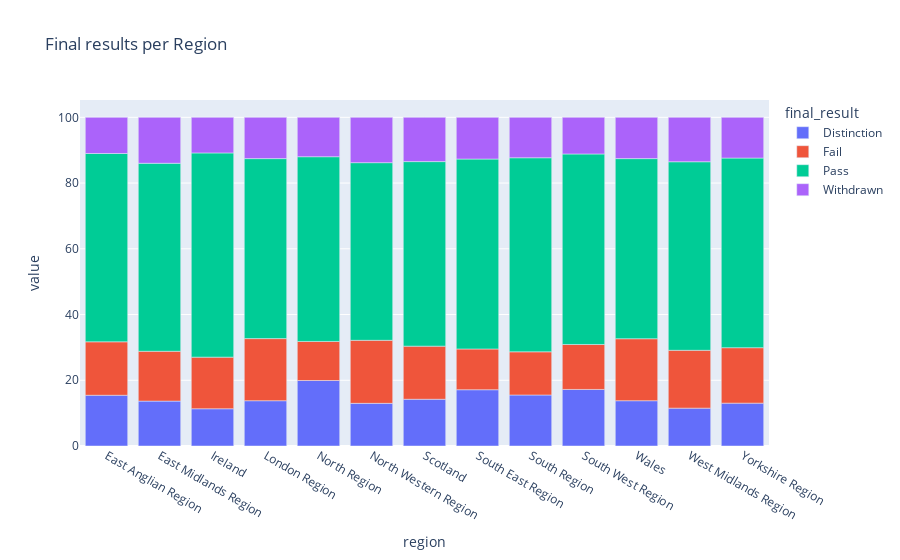

The cell this chart's notebook holds for it:
### Code cell
final_results_per_region = student_assessments_info.groupby(['region', 'final_result']).size().unstack()

# convert numbers to percentages
final_results_per_region = round(final_results_per_region.div(final_results_per_region.sum(axis=1), axis=0), 4) * 100
fig = px.bar(final_results_per_region, title="Final results per Region")
fig.show()

### Figure 1 — Plotly figure (JSON) as saved in the notebook; plotly's stock layout.template omitted (floating-point values rounded to 4 significant figures)
{"data": [{"alignmentgroup": "True", "hovertemplate": "final_result=Distinction<br>region=%{x}<br>value=%{y}<extra></extra>", "legendgroup": "Distinction", "marker": {"color": "#636efa", "pattern": {"shape": ""}}, "name": "Distinction", "offsetgroup": "Distinction", "orientation": "v", "showlegend": true, "textposition": "auto", "type": "bar", "x": ["East Anglian Region", "East Midlands Region", "Ireland", "London Region", "North Region", "North Western Region", "Scotland", "South East Region", "South Region", "South West Region", "Wales", "West Midlands Region", "Yorkshire Region"], "xaxis": "x", "y": [15.44, 13.66, 11.33, 13.78, 19.93, 12.98, 14.22, 17.12, 15.52, 17.21, 13.78, 11.52, 13.04], "yaxis": "y"}, {"alignmentgroup": "True", "hovertemplate": "final_result=Fail<br>region=%{x}<br>value=%{y}<extra></extra>", "legendgroup": "Fail", "marker": {"color": "#EF553B", "pattern": {"shape": ""}}, "name": "Fail", "offsetgroup": "Fail", "orientation": "v", "showlegend": true, "textposition": "auto", "type": "bar", "x": ["East Anglian Region", "East Midlands Region", "Ireland", "London Region", "North Region", "North Western Region", "Scotland", "South East Region", "South Region", "South West Region", "Wales", "West Midlands Region", "Yorkshire Region"], "xaxis": "x", "y": [16.26, 15.16, 15.71, 18.89, 11.88, 19.18, 16.16, 12.4, 13.14, 13.68, 18.86, 17.6, 16.87], "yaxis": "y"}, {"alignmentgroup": "True", "hovertemplate": "final_result=Pass<br>region=%{x}<br>value=%{y}<extra></extra>", "legendgroup": "Pass", "marker": {"color": "#00cc96", "pattern": {"shape": ""}}, "name": "Pass", "offsetgroup": "Pass", "orientation": "v", "showlegend": true, "textposition": "auto", "type": "bar", "x": ["East Anglian Region", "East Midlands Region", "Ireland", "London Region", "North Region", "North Western Region", "Scotland", "South East Region", "South Region", "South West Region", "Wales", "West Midlands Region", "Yorkshire Region"], "xaxis": "x", "y": [57.3, 57.2, 62.13, 54.77, 56.21, 54.05, 56.15, 57.79, 59.04, 57.96, 54.8, 57.37, 57.7], "yaxis": "y"}, {"alignmentgroup": "True", "hovertemplate": "final_result=Withdrawn<br>region=%{x}<br>value=%{y}<extra></extra>", "legendgroup": "Withdrawn", "marker": {"color": "#ab63fa", "pattern": {"shape": ""}}, "name": "Withdrawn", "offsetgroup": "Withdrawn", "orientation": "v", "showlegend": true, "textposition": "auto", "type": "bar", "x": ["East Anglian Region", "East Midlands Region", "Ireland", "London Region", "North Region", "North Western Region", "Scotland", "South East Region", "South Region", "South West Region", "Wales", "West Midlands Region", "Yorkshire Region"], "xaxis": "x", "y": [10.99, 13.98, 10.83, 12.56, 11.99, 13.79, 13.47, 12.68, 12.3, 11.16, 12.56, 13.52, 12.39], "yaxis": "y"}], "layout": {"barmode": "relative", "legend": {"title": {"text": "final_result"}, "tracegroupgap": 0}, "title": {"text": "Final results per Region"}, "xaxis": {"anchor": "y", "domain": [0, 1], "title": {"text": "region"}}, "yaxis": {"anchor": "x", "domain": [0, 1], "title": {"text": "value"}}}}
